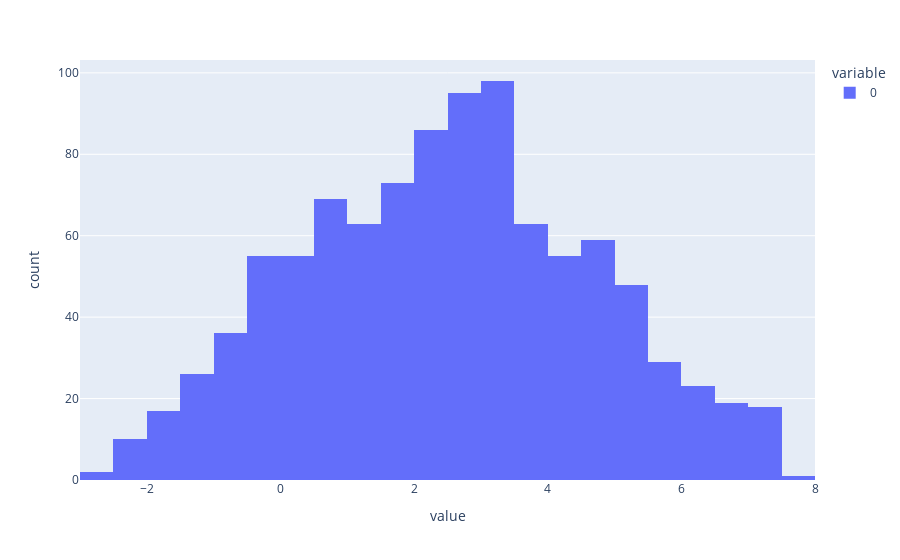

The notebook cell saved with this chart:
### Markdown cell above
Retrieve a and b to recreate the Triangular Distribution since is only known p10, p50 and p90 NOT a and b

### Code cell
print(p10, p50, p90)
generator = GenerateTriangular(p50, p10, p90)
t_new = generator.run()
pd.Series(t_new).hist()

### Figure 1 — Plotly figure (JSON) as saved in the notebook; plotly's stock layout.template omitted (floating-point values rounded to 4 significant figures; data arrays with more than 128 entries replaced by an {"elided": "..."} marker saying what was removed)
{"data": [{"alignmentgroup": "True", "bingroup": "x", "hovertemplate": "variable=0<br>value=%{x}<br>count=%{y}<extra></extra>", "legendgroup": "0", "marker": {"color": "#636efa", "pattern": {"shape": ""}}, "name": "0", "offsetgroup": "0", "orientation": "v", "showlegend": true, "type": "histogram", "x": {"elided": "1000 float values"}, "xaxis": "x", "yaxis": "y"}], "layout": {"barmode": "relative", "legend": {"title": {"text": "variable"}, "tracegroupgap": 0}, "margin": {"t": 60}, "xaxis": {"anchor": "y", "domain": [0, 1], "title": {"text": "value"}}, "yaxis": {"anchor": "x", "domain": [0, 1], "title": {"text": "count"}}}}
